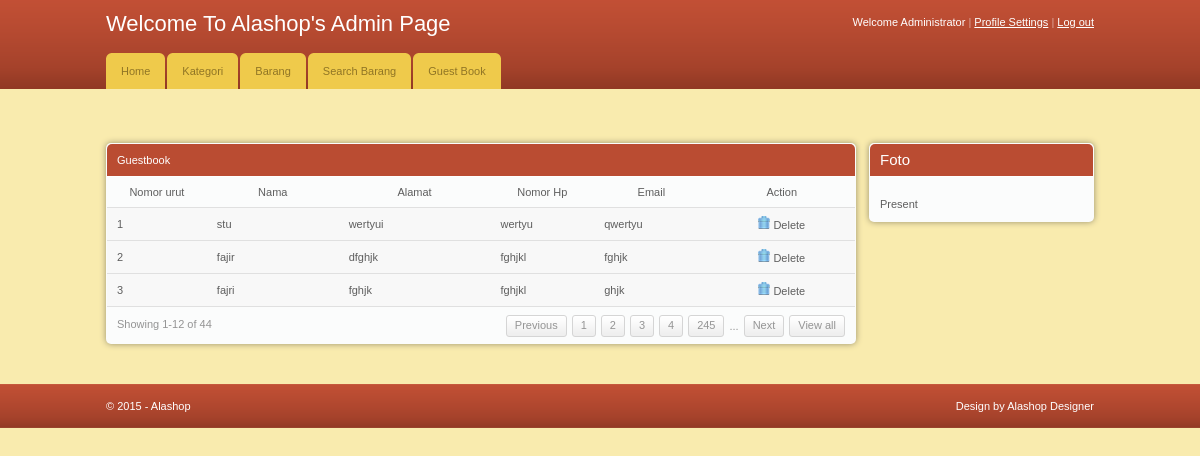
Screenshot of /guestbook.php (signed in) with the database file from the repository.
### tables this page shows
CREATE TABLE `guestbook` (
  `nomorurut` int(11) NOT NULL,
  `nama` varchar(50) NOT NULL,
  `alamat` varchar(50) NOT NULL,
  `nomorhp` varchar(50) NOT NULL,
  `email` varchar(50) NOT NULL
);

### guestbook.php (the view, shortened to what this page needs)
<!DOCTYPE html PUBLIC "-//W3C//DTD XHTML 1.0 Transitional//EN" "http://www.w3.org/TR/xhtml1/DTD/xhtml1-transitional.dtd">
<html xmlns="http://www.w3.org/1999/xhtml">
<head>
	<link rel="stylesheet" href="css/style.css" type="text/css" media="all" />
</head>
<body>
<div id="header">
	<div class="shell">
		<div id="top">
			<h1><a href="#">Welcome To Alashop's Admin Page</a></h1>
			<div id="top-navigation">
				Welcome Administrator</a> <span>|</span>
				<a href="#">Profile Settings</a>
				<span>|</span>
				<a href="logout.php">Log out</a>			</div>
		</div>
		<div id="navigation">
			<ul>
			    <li><a href="home.php"><span>Home</span></a></li>
			    <li><a href="kategori.php"><span>Kategori</span></a></li>
			    <li><a href="barang.php"><span>Barang</span></a></li>
				<li><a href="searchbarang.php"><span>Search Barang</span></a></li>
			    <li><a href="guestbook.php"><span>Guest Book</span></a></li>
			</ul>
		</div>
	</div>
</div>
<div id="container">
	<div class="shell">
		<div class="small-nav"></div>
        <br />
		<div id="main">
			<div id="content">
				<div class="box">
				  <div class="box-head">Guestbook</div>
					<div class="table">
					 <form id="form1" name="form1" method="post" action="">
						<table width="100%" border="0" cellspacing="0" cellpadding="0">
							<tr>
							  <td width="93"><div align="center">Nomor urut </div></td>
								<td width="135"><div align="center">Nama</div></td>
								<td width="159"><div align="center">Alamat</div></td>
								<td width="98"><div align="center">Nomor Hp </div></td>
							  <td width="110"><div align="center">Email</div></td>
							  <td width="110"><div align="center">Action</div></td>
							</tr>
							<?php
		$baca = mysql_query("SELECT * FROM guestbook");
		while($tampil = mysql_fetch_array($baca)){
		?>
							<tr class="odd">
								<td><?php echo $tampil['nomorurut'];?></td>
								<td><?php echo $tampil['nama'];?></td>
								<td><?php echo $tampil['alamat'];?></td>
								<td><?php echo $tampil['nomorhp'];?></td>
								<td><?php echo $tampil['email'];?></td>
								<td width="153"><div align="center"><a href="proseshapusguest.php?nomorurut=<?php echo $tampil['nomorurut'];?>"><img src="images/delete.gif" width="12" height="13" /></a> Delete </div></td>
							</tr>
							<?php } ?>
						</table>
						</form>
						<div class="pagging">
							<div class="left">Showing 1-12 of 44</div>
							<div class="right">
								<a href="#">Previous</a>
								<a href="#">1</a>
								<a href="#">2</a>
								<a href="#">3</a>
								<a href="#">4</a>
								<a href="#">245</a>
								<span>...</span>
								<a href="#">Next</a>
								<a href="#">View all</a>
							</div>
						</div>
					</div>
				</div>
            </div>
			<div id="sidebar">
				<div class="box">
					<div class="box-head">
						<h2>Foto</h2>
					</div>
					<div class="box-content">
					  <p class="select-all">Present</p>
</div>
				</div>
			</div>
		</div>
	</div>
</div>
<div id="footer">
	<div class="shell">
		<span class="left">&copy; 2015 - Alashop </span>
		<span class="right">
			Design by Alashop Designer
		</span>
	</div>
</div>
</body>
</html>

### css/style.css (style rules this page uses)
* { padding:0; margin:0; outline:0; }
body { background:#f9ebae; font-family: Verdana, sans-serif; font-size:11px; line-height:14px; color:#5e5e5e; }
a img { border:0; }
a { color:#ba4c32; text-decoration: underline; cursor:pointer; }
.left, .alignleft { float:left; display:inline; }
.right, .alignright { float:right; display:inline; }
h1 { font-size:22px; line-height:24px; color:#fff; font-weight: normal; }
h1 a { color:#fff; text-decoration: none; }
h2 { font-size:15px; font-weight: normal; }
.shell { width:988px; margin:0 auto; }
#header { height:89px; background:url(images/header.gif); white-space:nowrap; }
#header h1 { float:left; display:inline; padding-top:12px; }
#top-navigation { float:right; white-space:nowrap; color:#fff; padding-top:15px; }
#top-navigation a { color:#fff; }
#top-navigation span { color:#dca598; }
#top { height:53px; }
#navigation { height:36px; }
#navigation ul { list-style-type: none; }
#navigation ul li { float:left; display:inline; margin-right:2px; }
#navigation ul li a, #navigation ul li a span { float:left; height:36px; background:url(images/tab.gif) no-repeat 0 0; padding:0 0 0 15px; }
#navigation ul li a span { background-position:right 0; padding:0 15px 0 0; }
#navigation ul li a { line-height:36px; color:#907525; text-decoration: none; }
#container { padding:20px 0; }
.small-nav { color:#978b48; padding-bottom:20px; }
#content { float:left; width:750px; }
#sidebar { float:right; width:225px; }
.table td { background:#fbfcfc; border-bottom:solid 1px #e0e0e0; padding:8px 10px; }
.table tr.odd td { background:#f8f8f8; }
.box { background:#fbfcfc; height:100%; padding:1px; margin-bottom:20px; }
.box-head { background:#ba4c32; height:32px; color:#fff; padding: 0 10px; line-height:32px; white-space:nowrap; border-bottom:solid 1px #fff; }
.pagging { height:20px; padding:8px 10px; line-height:19px; color:#949494; }
.pagging a { background:url(images/pagging.gif) repeat-x 0 0; height:20px; float:left; padding:0 8px; border:solid 1px #d5d5d5; text-decoration: none; color:#949494; margin-left:5px; }
.pagging span { float:left; margin-left:5px; padding-top:2px; }
.box-content { padding:10px; }
.box-content p { padding-top:10px; }
#footer { height:44px; background:url(images/footer.gif); line-height:44px; color:#fff; }
.box { -moz-border-radius:5px; -webkit-border-radius:5px; -moz-box-shadow: 0 0 6px #978f6c; -webkit-box-shadow: 0 0 6px #978f6c; }
.box-head { -moz-border-radius-topleft:5px; -moz-border-radius-topright:5px; -webkit-border-top-left-radius:5px; -webkit-border-top-right-radius:5px; }
.small-field, .button, .pagging a { -moz-border-radius:3px; -webkit-border-radius:3px; }

### rows the page displays
guestbook: nomorurut "1", nama "stu", alamat "wertyui", nomorhp "wertyu", email "qwertyu"
guestbook: nomorurut "2", nama "fajir", alamat "dfghjk", nomorhp "fghjkl", email "fghjk"
guestbook: nomorurut "3", nama "fajri", alamat "fghjk", nomorhp "fghjkl", email "ghjk"
